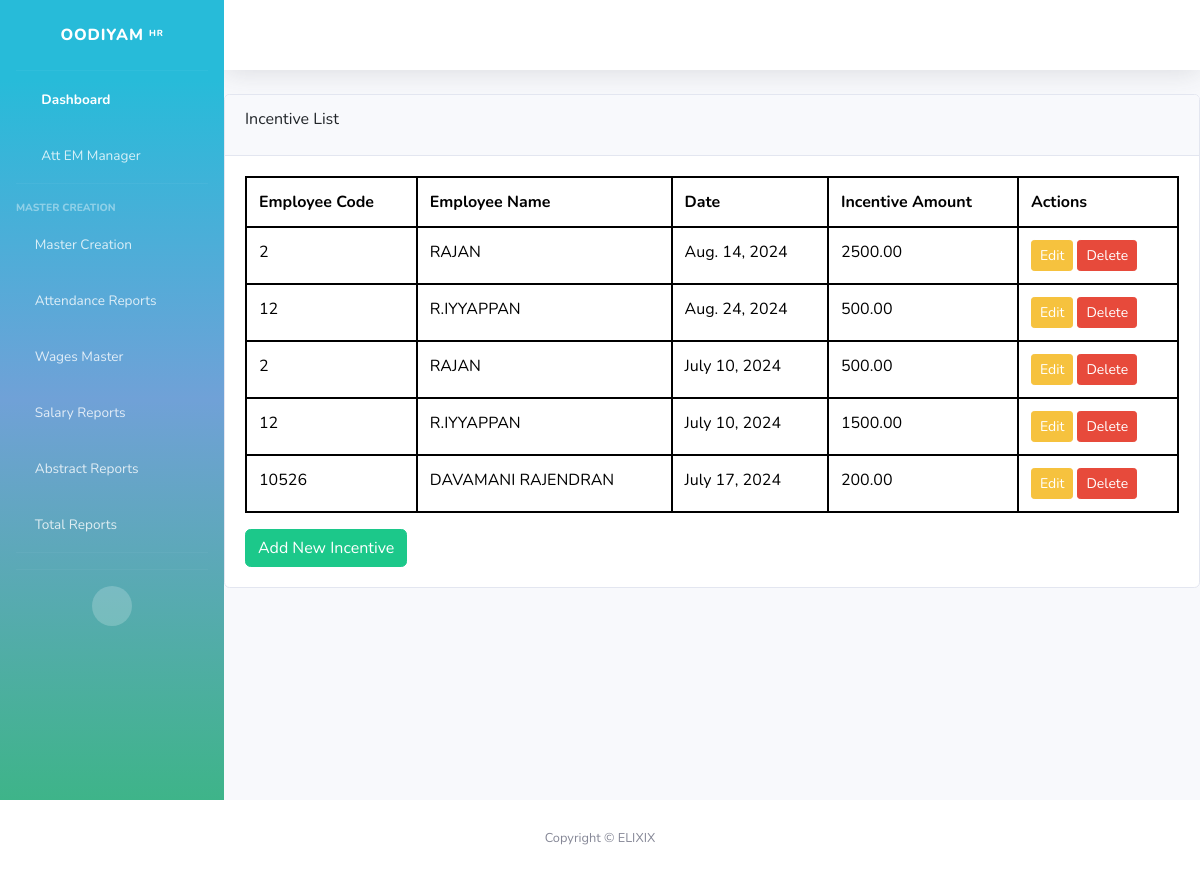
Page /employee/incentives/ on the committed database.
### employee/models.py (models this page shows, shortened)
class Incentive(models.Model):
    employee = models.ForeignKey(Employee, on_delete=models.CASCADE, related_name='employee_incentives')
    date = models.DateField(verbose_name="Date")
    incentive_amount = models.DecimalField(max_digits=10, decimal_places=2, verbose_name="Incentive Amount")

class Employee(models.Model):
    employee_code = models.IntegerField(default=0, blank=True, null=True, verbose_name="Employee Code", unique=True)
    employee_name = models.CharField(max_length=100, blank=True, null=True, verbose_name="Employee Name")
    employee_mobile = models.CharField(max_length=20, blank=True, null=True, verbose_name="Employee Mobile")
    emergency_mobile = models.CharField(max_length=20, blank=True, null=True, verbose_name="Emergency Mobile")
    father_or_husband_name = models.CharField(max_length=100, blank=True, null=True, verbose_name="Father or Husband Name")
    address_1 = models.TextField(blank=True, null=True, verbose_name="Address Line 1")
    street = models.CharField(max_length=100, blank=True, null=True, verbose_name="Street")
    city = models.CharField(max_length=100, blank=True, null=True, verbose_name="City")
    district = models.CharField(max_length=100, blank=True, null=True, verbose_name="District")
    state = models.CharField(max_length=100, blank=True, null=True, verbose_name="State")
    pincode = models.CharField(max_length=100, blank=True, null=True, verbose_name="Pincode")
    date_of_birth = models.DateField(blank=True, null=True, verbose_name="Date of Birth")
    age = models.IntegerField(blank=True, null=True, verbose_name="Age")
    qualification = models.CharField(max_length=100, blank=True, null=True, choices=QUALIFICATION, verbose_name="Qualification")
    marital_status = models.CharField(max_length=100, blank=True, null=True,  verbose_name="Marital Status")
    blood_group = models.CharField(max_length=100, blank=True, null=True, verbose_name="Blood Group")
    gender = models.CharField(max_length=100, blank=True, null=True, choices=GENDER, default="male", verbose_name="Gender")
    department = models.ForeignKey(Department, on_delete=models.CASCADE)
    category = models.ForeignKey(Category, on_delete=models.CASCADE)
    designation =models.ForeignKey(Designation, on_delete=models.CASCADE,  null=True, blank=True, related_name='employees_by_designation', verbose_name="Designation")
    weekly_off = models.CharField(max_length=100, choices=DAYS_OF_WEEK, blank=True, null=True, verbose_name="Weekly Off")
    date_of_joining = models.DateField(blank=True, null=True, verbose_name="Date of Joining")
    date_of_re_joining = models.DateField(blank=True, null=True, verbose_name="Date of Re-joining")
    date_of_leaving = models.DateField(blank=True, null=True, verbose_name="Date of Leaving")
    pf_esi_applicable = models.CharField(max_length=10, choices=[('yes', 'Yes'), ('no', 'No')], default='no', verbose_name="PF/ESI Applicable")
    pf_date_of_joining = models.DateField(blank=True, null=True, verbose_name="PF Date of Joining")
    pf_no = models.CharField(max_length=100, blank=True, null=True, verbose_name="PF Number")
    esi_no = models.CharField(max_length=100, blank=True, null=True, verbose_name="ESI Number")
    bank_name = models.CharField(max_length=200, null=True, blank=True, verbose_name="Bank Name")
    account_holder = models.CharField(max_length=200, blank=True, null=True, verbose_name="Account Holder")
    account_no = models.CharField(max_length=100, null=True, blank=True, verbose_name="Account Number")
    ifsc_code = models.CharField(max_length=100, null=True, blank=True, verbose_name="IFSC Code")
    branch = models.CharField(max_length=100, null=True, blank=True, verbose_name="Branch")
    nominee_name = models.CharField(max_length=100, blank=True, null=True, verbose_name="Nominee Name")
    nominee_relationship = models.CharField(max_length=100, blank=True, null=True, verbose_name="Nominee Relationship")
    nominee_age = models.IntegerField(blank=True, null=True, verbose_name="Nominee Age")
    employee_photo = models.ImageField(upload_to='photos/', null=True, blank=True,  verbose_name="Employee Photo")
    aadhar_number = models.CharField(max_length=20, blank=True, null=True, verbose_name="Aadhar Number")
    migrant_worker = models.CharField(max_length=20, blank=True, null=True, choices=APPLICABLE, default="no", verbose_name="Migrant Worker")
    migrant_worker_specific = models.CharField(max_length=20, blank=True, null=True, choices=MIGRANT_WORKER_SPECIFIC ,default="tamil", verbose_name="Migrant Worker Specific")
    food_expense=models.CharField(max_length=20, blank=True, null=True, choices=APPLICABLE, default="no", verbose_name="Food Expense")
    working_mode = models.CharField(max_length=40, blank=True, null=True, choices=WORKING_MODE, default="dayscholar", verbose_name="Working Mode")
    status = models.CharField(max_length=100, blank=True, null=True, choices=STATUS, default="active", verbose_name="Status")
    ot_available=models.CharField(max_length=100, blank=True, null=True, choices=APPLICABLE, default="no", verbose_name="OT Applicable")
    created_at = models.DateTimeField(auto_now_add=True, verbose_name="Created At")
    updated_at = models.DateTimeField(auto_now=True, verbose_name="Updated At")
    pf_percentage = models.FloatField(default=12.0, blank=True, null=True, verbose_name="PF Percentage")
    esi_percentage = models.FloatField(default=0.75, blank=True, null=True, verbose_name="ESI Percentage")
    pf_amount = models.DecimalField(max_digits=15, decimal_places=2, default=0.0, blank=True, null=True, verbose_name="PF Amount")
    esi_amount = models.DecimalField(max_digits=15, decimal_places=2, default=0.0, blank=True, null=True, verbose_name="ESI Amount")
    leader = models.ForeignKey('Leader', on_delete=models.SET_NULL, null=True, blank=True, related_name='commissioned_employees')

### employee/views.py (the view)
# urls.py: path('incentives/', views.incentive_list_view, name='incentive_list'),
def incentive_list_view(request):
    incentives = Incentive.objects.select_related('employee').all()
    return render(request, 'employee/incentive/incentive_list.html', {'incentives': incentives})

### employee/templates/employee/incentive/incentive_list.html (shortened to what this page needs)
{% load static %}
<!DOCTYPE html>
<html lang="en">
<head>
</head>
<body id="page-top">
    <div id="wrapper">
        {% include 'body/sidebar.html' %}
        <div id="content-wrapper" class="d-flex flex-column">
            <div id="content">
                {% include 'body/header.html' %}
                <div class="card">
                    <div class="card-header">
                            <div class="card-title">Incentive List</div>
                        </div>
                        <div class="card-body">
                            <table class="table table-bordered table-bordered-bd-primary">
                                <thead>
                                    <tr>
                                        <th>Employee Code</th>
                                        <th>Employee Name</th>
                                        <th>Date</th>
                                        <th>Incentive Amount</th>
                                        <th>Actions</th>
                                    </tr>
                                </thead>
                                <tbody>
                                    {% for incentive in incentives %}
                                    <tr>
                                        <td>{{ incentive.employee.employee_code }}</td>
                                        <td>{{ incentive.employee.employee_name }}</td>
                                        <td>{{ incentive.date }}</td>
                                        <td>{{ incentive.incentive_amount }}</td>
                                        <td>
                                            <a href="{% url 'incentive_update' incentive.id %}" class="btn btn-warning btn-sm">Edit</a>
                                            <a href="{% url 'incentive_delete' incentive.id %}" class="btn btn-danger btn-sm">Delete</a>
                                        </td>
                                    </tr>
                                    {% endfor %}
                                </tbody>
                            </table>
                            <a href="{% url 'incentive_create' %}" class="btn btn-success">Add New Incentive</a>
                        </div>
                    </div>
                </div>
            </div>
        </div>
    {% include 'body/footer.html' %}
</body>
</html>

### employee/templates/employee/incentive/incentive_list.html (style rules this page uses)
table, th, td { border: 2px solid black !important; }
th, td { padding: 8px; text-align: left; }

### rows in the picture
Incentive: employee.employee_code "2", employee.employee_name "RAJAN", date "Aug. 14, 2024", incentive_amount "2500.00"
Incentive: employee.employee_code "12", employee.employee_name "R.IYYAPPAN", date "Aug. 24, 2024", incentive_amount "500.00"
Incentive: employee.employee_code "2", employee.employee_name "RAJAN", date "July 10, 2024", incentive_amount "500.00"
Incentive: employee.employee_code "12", employee.employee_name "R.IYYAPPAN", date "July 10, 2024", incentive_amount "1500.00"
Incentive: employee.employee_code "10526", employee.employee_name "DAVAMANI RAJENDRAN", date "July 17, 2024", incentive_amount "200.00"
